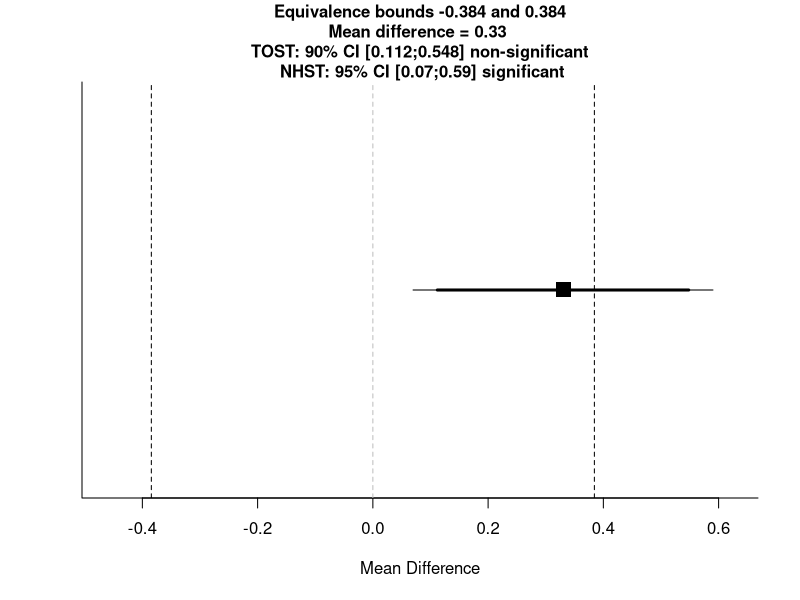
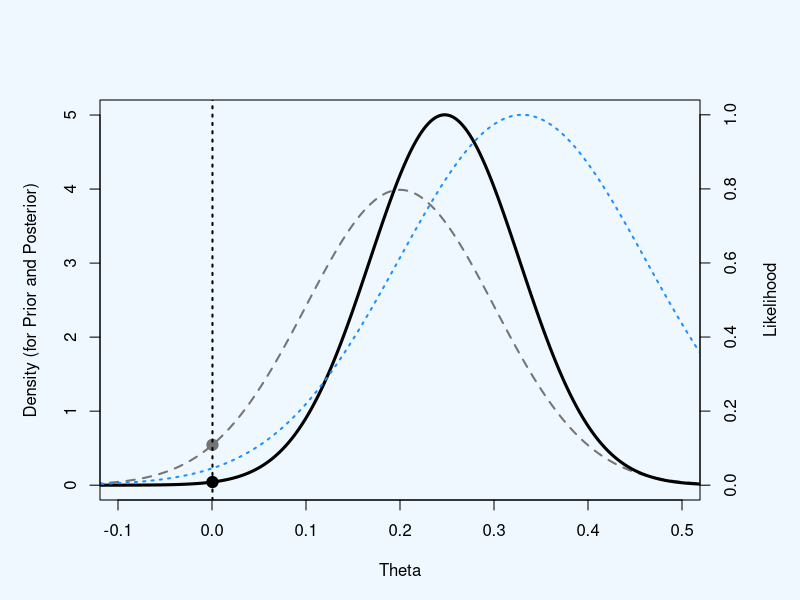
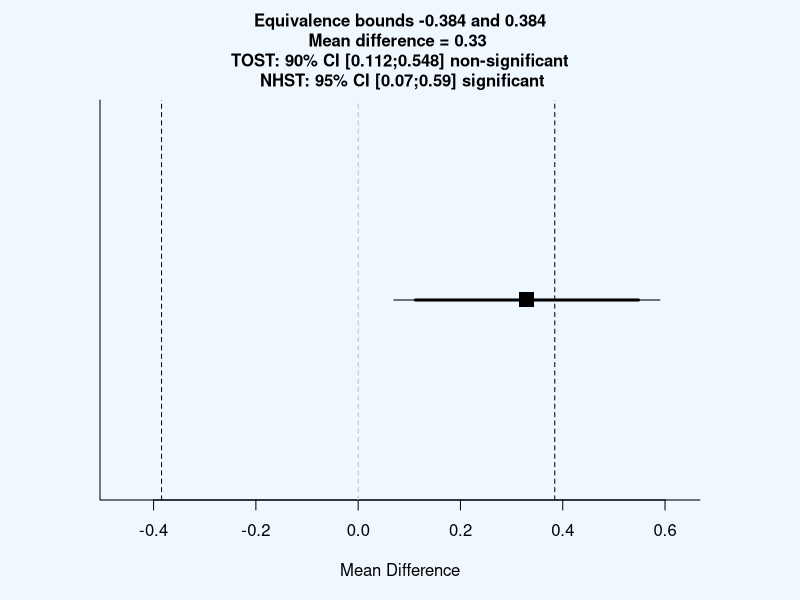
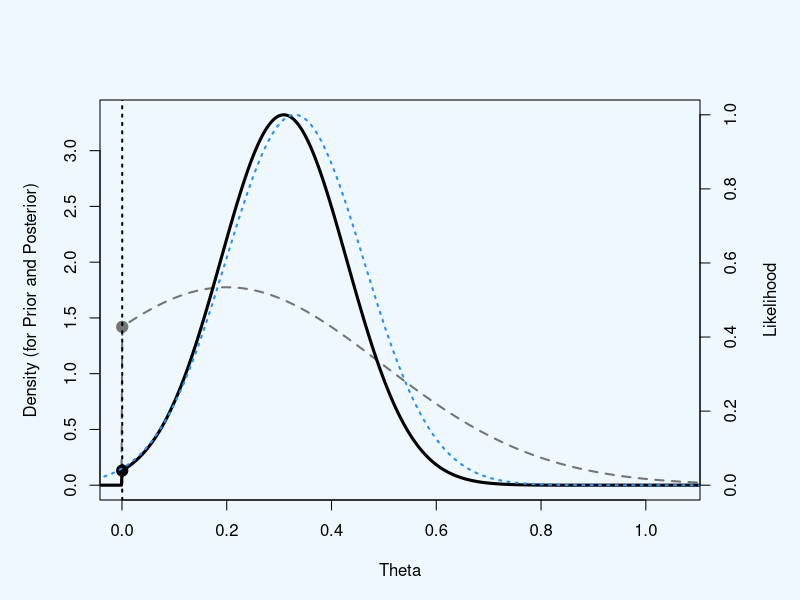

Write the R code that produced these figures, in order.
#' TOST function for an independent t-test (Cohen's d)
#' @param m1 mean of group 1
#' @param m2 mean of group 2
#' @param sd1 standard deviation of group 1
#' @param sd2 standard deviation of group 2
#' @param n1 sample size in group 1
#' @param n2 sample size in group 2
#' @param low_eqbound_d lower equivalence bounds (e.g., -0.5) expressed in standardized mean difference (Cohen's d)
#' @param high_eqbound_d upper equivalence bounds (e.g., 0.5) expressed in standardized mean difference (Cohen's d)
#' @param alpha alpha level (default = 0.05)
#' @param var.equal logical variable indicating whether equal variances assumption is assumed to be TRUE or FALSE.  Defaults to FALSE.
#' @return Returns TOST t-value 1, TOST p-value 1, TOST t-value 2, TOST p-value 2, degrees of freedom, low equivalence bound, high equivalence bound, low equivalence bound in Cohen's d, high equivalence bound in Cohen's d, Lower limit confidence interval TOST, Upper limit confidence interval TOST
#' @importFrom stats pnorm pt qnorm qt
#' @importFrom graphics abline plot points segments title
#' @examples
#' ## Eskine (2013) showed that participants who had been exposed to organic
#' ## food were substantially harsher in their moral judgments relative to
#' ## those exposed to control (d = 0.81, 95% CI: [0.19, 1.45]). A
#' ## replication by Moery & Calin-Jageman (2016, Study 2) did not observe
#' ## a significant effect (Control: n = 95, M = 5.25, SD = 0.95, Organic
#' ## Food: n = 89, M = 5.22, SD = 0.83). Following Simonsohn's (2015)
#' ## recommendation the equivalence bound was set to the effect size the
#' ## original study had 33% power to detect (with n = 21 in each condition,
#' ## this means the equivalence bound is d = 0.48, which equals a
#' ## difference of 0.384 on a 7-point scale given the sample sizes and a
#' ## pooled standard deviation of 0.894). Using a TOST equivalence test
#' ## with default alpha = 0.05, not assuming equal variances, and equivalence
#' ## bounds of d = -0.43 and d = 0.43 is significant, t(182) = -2.69,
#' ## p = 0.004. We can reject effects larger than d = 0.43.
#'
#' TOSTtwo(m1=5.25,m2=5.22,sd1=0.95,sd2=0.83,n1=95,n2=89,low_eqbound_d=-0.43,high_eqbound_d=0.43)
#' @section References:
#' Berger, R. L., & Hsu, J. C. (1996). Bioequivalence Trials, Intersection-Union Tests and Equivalence Confidence Sets. Statistical Science, 11(4), 283-302.
#'
#' Gruman, J. A., Cribbie, R. A., & Arpin-Cribbie, C. A. (2007). The effects of heteroscedasticity on tests of equivalence. Journal of Modern Applied Statistical Methods, 6(1), 133-140, formula for Welch's t-test on page 135
#' @export
#'

TOSTtwo<-function(m1,m2,sd1,sd2,n1,n2,low_eqbound_d, high_eqbound_d, alpha, var.equal, prior_dist, effect_prior, se_prior, df_prior){
  if(missing(alpha)) {
    alpha<-0.05
  }
  if(missing(var.equal)) {
    var.equal<-FALSE
  }
  if(var.equal==TRUE) {
    sdpooled<-sqrt((((n1 - 1)*(sd1^2)) + (n2 - 1)*(sd2^2))/((n1+n2)-2)) #calculate sd pooled
    low_eqbound<-low_eqbound_d*sdpooled
    high_eqbound<-high_eqbound_d*sdpooled
    degree_f<-n1+n2-2
    t1<-((m1-m2)-low_eqbound)/(sdpooled*sqrt(1/n1 + 1/n2))  #students t-test lower bound
    p1<-pt(t1, degree_f, lower.tail=FALSE)
    t2<-((m1-m2)-high_eqbound)/(sdpooled*sqrt(1/n1 + 1/n2)) #students t-test upper bound
    p2<-pt(t2, degree_f, lower.tail=TRUE)
    t<-(m1-m2)/(sdpooled*sqrt(1/n1 + 1/n2))
    pttest<-2*pt(-abs(t), df=degree_f)
    LL90<-(m1-m2)-qt(1-alpha, n1+n2-2)*(sdpooled*sqrt(1/n1 + 1/n2))
    UL90<-(m1-m2)+qt(1-alpha, n1+n2-2)*(sdpooled*sqrt(1/n1 + 1/n2))
    LL95<-(m1-m2)-qt(1-(alpha/2), n1+n2-2)*(sdpooled*sqrt(1/n1 + 1/n2))
    UL95<-(m1-m2)+qt(1-(alpha/2), n1+n2-2)*(sdpooled*sqrt(1/n1 + 1/n2))
  } else {
    sdpooled<-sqrt((sd1^2 + sd2^2)/2) #calculate sd root mean squared for Welch's t-test
    low_eqbound<-low_eqbound_d*sdpooled
    high_eqbound<-high_eqbound_d*sdpooled
    degree_f<-(sd1^2/n1+sd2^2/n2)^2/(((sd1^2/n1)^2/(n1-1))+((sd2^2/n2)^2/(n2-1))) #degrees of freedom for Welch's t-test
    t1<-((m1-m2)-low_eqbound)/sqrt(sd1^2/n1 + sd2^2/n2) #welch's t-test upper bound
    p1<-pt(t1, degree_f, lower.tail=FALSE) #p-value for Welch's TOST t-test
    t2<-((m1-m2)-high_eqbound)/sqrt(sd1^2/n1 + sd2^2/n2) #welch's t-test lower bound
    p2<-pt(t2, degree_f, lower.tail=TRUE) #p-value for Welch's TOST t-test
    t<-(m1-m2)/sqrt(sd1^2/n1 + sd2^2/n2) #welch's t-test NHST
    pttest<-2*pt(-abs(t), df=degree_f) #p-value for Welch's t-test
    LL90<-(m1-m2)-qt(1-alpha, degree_f)*sqrt(sd1^2/n1 + sd2^2/n2) #Lower limit for CI Welch's t-test
    UL90<-(m1-m2)+qt(1-alpha, degree_f)*sqrt(sd1^2/n1 + sd2^2/n2) #Upper limit for CI Welch's t-test
    LL95<-(m1-m2)-qt(1-(alpha/2), degree_f)*sqrt(sd1^2/n1 + sd2^2/n2) #Lower limit for CI Welch's t-test
    UL95<-(m1-m2)+qt(1-(alpha/2), degree_f)*sqrt(sd1^2/n1 + sd2^2/n2) #Upper limit for CI Welch's t-test
  }
  ptost<-max(p1,p2) #Get highest p-value for summary TOST result
  ttost<-ifelse(abs(t1) < abs(t2), t1, t2) #Get lowest t-value for summary TOST result
  dif<-(m1-m2)
  testoutcome<-ifelse(pttest<alpha,"significant","non-significant")
  TOSToutcome<-ifelse(ptost<alpha,"significant","non-significant")
  plot(NA, ylim=c(0,1), xlim=c(min(LL90,low_eqbound)-max(UL90-LL90, high_eqbound-low_eqbound)/10, max(UL90,high_eqbound)+max(UL90-LL90, high_eqbound-low_eqbound)/10), bty="l", yaxt="n", ylab="",xlab="Mean Difference")
  points(x=dif, y=0.5, pch=15, cex=2)
  abline(v=high_eqbound, lty=2)
  abline(v=low_eqbound, lty=2)
  abline(v=0, lty=2, col="grey")
  segments(LL90,0.5,UL90,0.5, lwd=3)
  segments(LL95,0.5,UL95,0.5, lwd=1)
  title(main=paste("Equivalence bounds ",round(low_eqbound,digits=3)," and ",round(high_eqbound,digits=3),"\nMean difference = ",round(dif,digits=3)," \n TOST: ", 100*(1-alpha*2),"% CI [",round(LL90,digits=3),";",round(UL90,digits=3),"] ", TOSToutcome," \n NHST: ", 100*(1-alpha),"% CI [",round(LL95,digits=3),";",round(UL95,digits=3),"] ", testoutcome,sep=""), cex.main=1)
  if(var.equal == TRUE) {
    message(cat("Using alpha = ",alpha," Student's t-test was ",testoutcome,", t(",degree_f,") = ",t,", p = ",pttest,sep=""))
    cat("\n")
    message(cat("Using alpha = ",alpha," the equivalence test based on Student's t-test was ",TOSToutcome,", t(",degree_f,") = ",ttost,", p = ",ptost,sep=""))
  } else {
    message(cat("Using alpha = ",alpha," Welch's t-test was ",testoutcome,", t(",degree_f,") = ",t,", p = ",pttest,sep=""))
    cat("\n")
    message(cat("Using alpha = ",alpha," the equivalence test based on Welch's t-test  was ",TOSToutcome,", t(",degree_f,") = ",ttost,", p = ",ptost,sep=""))
  }
  TOSTresults<-data.frame(t1,p1,t2,p2,degree_f)
  colnames(TOSTresults) <- c("t-value 1","p-value 1","t-value 2","p-value 2","df")
  bound_d_results<-data.frame(low_eqbound_d,high_eqbound_d)
  colnames(bound_d_results) <- c("low bound d","high bound d")
  bound_results<-data.frame(low_eqbound,high_eqbound)
  colnames(bound_results) <- c("low bound raw","high bound raw")
  CIresults<-data.frame(LL90,UL90)
  colnames(CIresults) <- c(paste("Lower Limit ",100*(1-alpha*2),"% CI raw",sep=""),paste("Upper Limit ",100*(1-alpha*2),"% CI raw",sep=""))
  cat("TOST results:\n")
  print(TOSTresults)
  cat("\n")
  cat("Equivalence bounds (Cohen's d):\n")
  print(bound_d_results)
  cat("\n")
  cat("Equivalence bounds (raw scores):\n")
  print(bound_results)
  cat("\n")
  cat("TOST confidence interval:\n")
  print(CIresults)
  invisible(list(TOST_t1=t1,TOST_p1=p1,TOST_t2=t2,TOST_p2=p2, TOST_df=degree_f,alpha=alpha,low_eqbound=low_eqbound,high_eqbound=high_eqbound,low_eqbound_d=low_eqbound_d,high_eqbound_d=high_eqbound_d, LL_CI_TOST=LL90,UL_CI_TOST=UL90))
  #below added BF calc
  bayes<-TRUE #expect to povide bayes
  if(missing(effect_prior)) {
    bayes<-FALSE #if no prior effect size is provided, BF not calculated
  }
  if(bayes==TRUE) {
    if(prior_dist=="normal") {
      if(missing(se_prior)) {
        se_prior<-effect_prior/2 #if not specified otherwise, default SE is effect/2
      }
    }
    if(prior_dist=="halfnormal") {
      if(missing(se_prior)) {
        se_prior<-effect_prior #if not specified otherwise, default SE is effect
        effect_prior<-0 #halfnormal is centered on 0
      }
    }
  }
  if(missing(df_prior)) {
    df_prior<-100000 #if not specified otherwise, default df = 100000 (practically normal)
  }
  theta <- effect_prior - 10 * se_prior
  incr <- se_prior / 200
  theta=seq(from = effect_prior - 10 * se_prior, by = incr, length = 4001)
  dist_theta <- dt(x = (theta-effect_prior)/se_prior, df=df_prior)
  if(prior_dist=="halfnormal"){
    dist_theta[theta <= 0] = 0
  }
  dist_theta_alt = dist_theta/sum(dist_theta)
  likelihood <- dt((abs(dif)-theta)/(abs(dif)/abs(t)), df = degree_f) #use abs(dif) - can be set to d
  likelihood_alt = likelihood/sum(likelihood)
  height <- dist_theta * likelihood
  area <- sum(height * incr)
  normarea <- sum(dist_theta * incr)
  height_alt = dist_theta_alt * likelihood_alt
  height_alt = height_alt/sum(height_alt)
  LikelihoodTheory <- area/normarea
  LikelihoodNull <- dt(abs(dif)/(abs(dif)/abs(t)), df = degree_f)
  BayesFactor <- round(LikelihoodTheory / LikelihoodNull, 2)
  
  #plot
  myminY = 1
  # rescale prior and posterior to sum = 1 (density)
  dist_theta_alt = dist_theta_alt / (sum(dist_theta_alt)*incr)
  height_alt = height_alt/(sum(height_alt)*incr)
  # rescale likelood to maximum = 1
  likelihood_alt = likelihood_alt / max(likelihood_alt)
  data = cbind(dist_theta_alt, height_alt)
  maxy = max(data)
  max_per_x = apply(data,1,max)
  max_x_keep = max_per_x/maxy*100 > myminY  # threshold (1%) here
  x_keep = which(max_x_keep==1)
  par(bg = "aliceblue")
  par(mar=c(5, 5, 5, 5))
  plot(theta, dist_theta_alt, type = "l",
       ylim = c(0, maxy),
       xlim = c(theta[head(x_keep,1)], theta[tail(x_keep,1)]),  # change X limits here
       ylab = "Density (for Prior and Posterior)", xlab = "Theta", col = "grey46", lwd = 2, lty = 2)
  lines(theta, height_alt, type = "l", col = "black", lwd = 3, lty = 1)
  theta0 = which(theta == min(theta[theta>0]))
  points(theta[theta0],dist_theta_alt[theta0], pch = 19, col = "grey46", cex = 1.5)
  points(theta[theta0],height_alt[theta0], pch = 19, col = "black", cex = 1.5)
  par(new = T)
  plot(theta, likelihood_alt, type = "l",
       ylim = c(0, 1),
       xlim = c(theta[head(x_keep,1)], theta[tail(x_keep,1)]),  # change X limits here
       col = "dodgerblue", lwd = 2, lty = 3, axes = F, xlab = NA, ylab = NA)
  axis(side = 4)
  mtext(side = 4, line = 3, 'Likelihood')
  abline(v = theta[theta0], lwd = 2, lty = 3)
  
  return(c(BayesFactor, LikelihoodTheory, LikelihoodNull))
}

options(scipen=999)
TOSTtwo(m1=5.55,m2=5.22,sd1=0.95,sd2=0.83,n1=95,n2=89,low_eqbound_d=-0.43,high_eqbound_d=0.43, var.equal=TRUE, prior_dist = "normal", effect_prior = 0.2)

TOSTtwo(m1=5.55,m2=5.22,sd1=0.95,sd2=0.83,n1=95,n2=89,low_eqbound_d=-0.43,high_eqbound_d=0.43, var.equal=TRUE, prior_dist = "halfnormal", effect_prior = 0.2, se_prior = 0.3, df_prior = 81)
